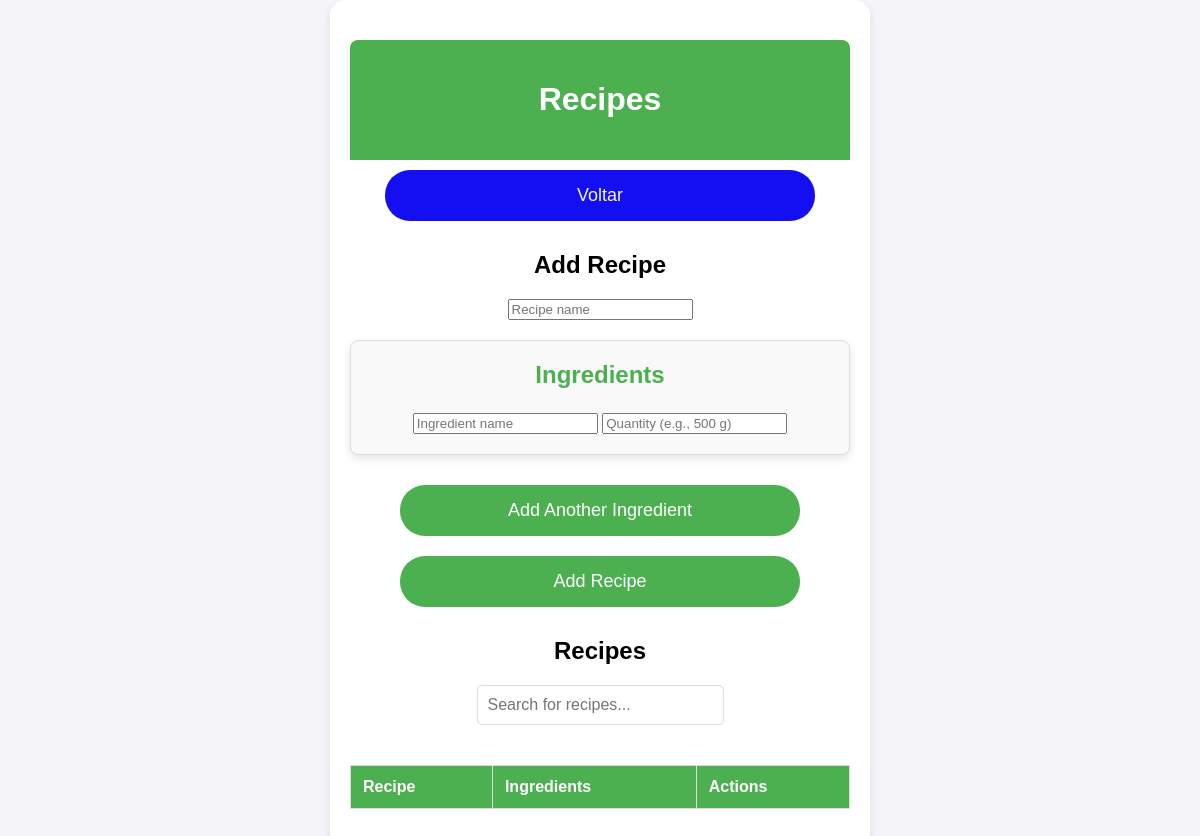
Page /recipes on the earlier database version.
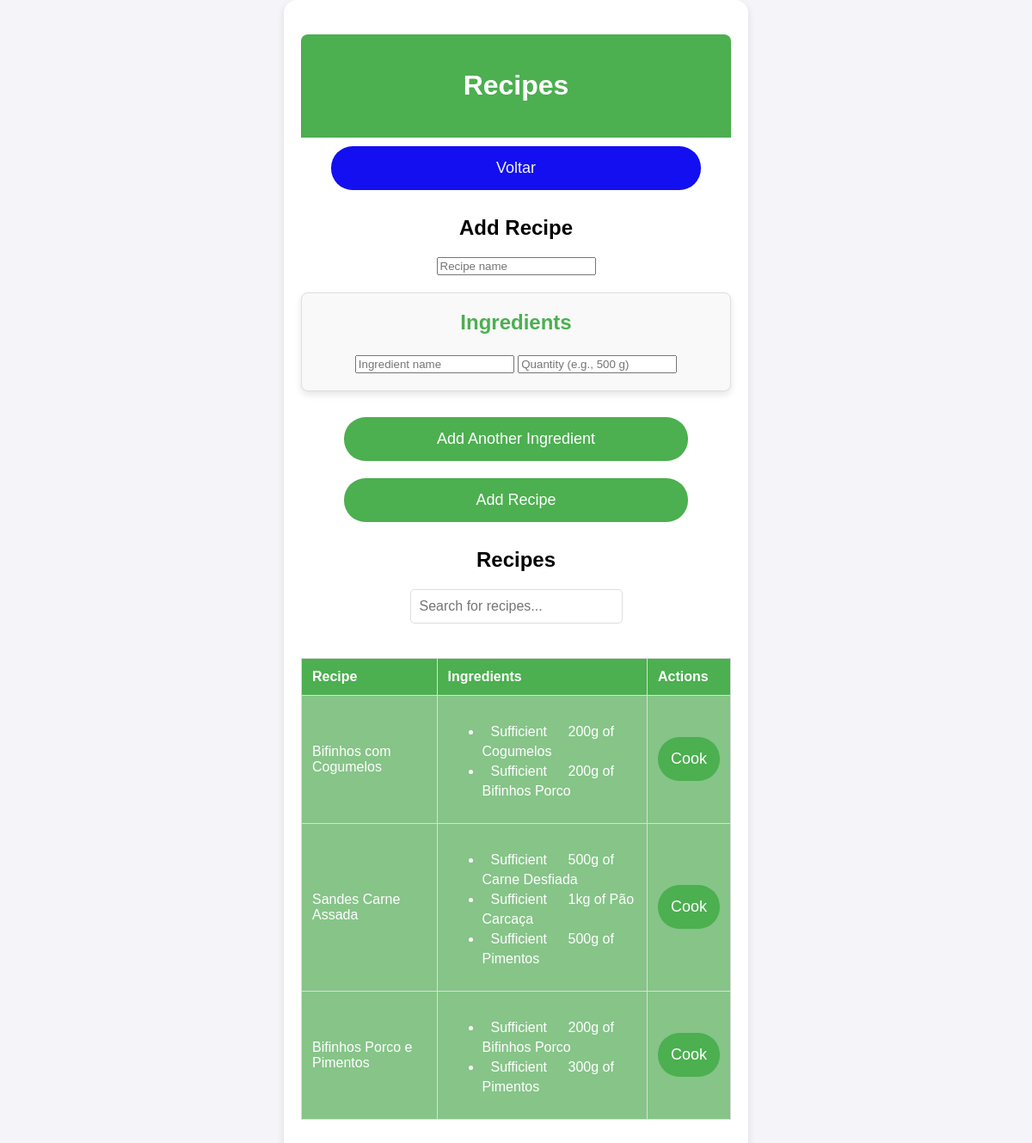
Same page on the later database version.
### app.py (models this page shows)
class Recipe(db.Model):
    id = db.Column(db.Integer, primary_key=True)
    name = db.Column(db.String(100), nullable=False)
    ingredients = db.relationship('RecipeIngredient', backref='recipe', lazy=True)

class RecipeIngredient(db.Model):
    id = db.Column(db.Integer, primary_key=True)
    recipe_id = db.Column(db.Integer, db.ForeignKey('recipe.id', name='fk_recipeingredient_recipe'), nullable=False)
    ingredient_name = db.Column(db.String(100), nullable=False)
    quantity = db.Column(db.String(50), nullable=False)

### app.py (the view)
@app.route('/recipes')
def recipes():
    recipes = Recipe.query.all()
    ingredients_in_pantry = Ingredient.query.all()
    recipe_details = []
    for recipe in recipes:
        ingredients = RecipeIngredient.query.filter_by(recipe_id=recipe.id).all()
        status = 'sufficient'
        for recipe_ingredient in ingredients:
            ingredient = Ingredient.query.filter_by(name=recipe_ingredient.ingredient_name).first()
            if not ingredient or int(normalize_quantity(ingredient.quantity).split()[0]) < int(normalize_quantity(recipe_ingredient.quantity).split()[0]):
                status = 'insufficient'
                break
        recipe_details.append({'recipe': recipe, 'ingredients': ingredients, 'status': status})
    return render_template('recipes.html', recipe_details=recipe_details, ingredients=ingredients_in_pantry, normalize_quantity=normalize_quantity)

### app.py (called while the page is built)
def normalize_quantity(quantity):
    parts = quantity.split()
    if len(parts) == 1:
        value = ''.join(filter(str.isdigit, parts[0]) + '.' if ',' in parts[0] else filter(str.isdigit, parts[0]))
        unit = ''.join(filter(str.isalpha, parts[0]))
    else:
        value, unit = parts
    value = value.replace(',', '.')
    value = float(value)
    unit = unit.strip().lower()
    if unit in ['litros', 'l', 'L']:
        value *= 1  # Convert l to L
        unit = 'L'
    if unit in ['kg', 'kilogram', 'kilograms']:
        value *= 1000  # Convert kg to g
        unit = 'g'
    return f"{int(value)} {unit}"

### templates/recipes.html (shortened to what this page needs)
<!DOCTYPE html>
<html lang="en">
<head>
    <link rel="stylesheet" href="{{ url_for('static', filename='styles/styles.css') }}">
</head>
<body>
    <div class="container">
        <header class="header">
            <h1>Recipes</h1>
        </header>
        <a href="{{ url_for('index') }}" class="button button-voltar">Voltar</a>
        <h2>Add Recipe</h2>
        <form method="POST" action="{{ url_for('add_recipe') }}">
            <input type="text" name="name" placeholder="Recipe name" required>
            <div class="ingredient-group">
                <h3>Ingredients</h3>
                <div class="ingredient-inputs">
                    <input type="text" name="ingredient_name" placeholder="Ingredient name" required>
                    <input type="text" name="quantity" placeholder="Quantity (e.g., 500 g)" required>
                </div>
            </div>
            <button type="button" id="add-ingredient-button" class="button button-dispensa">Add Another Ingredient</button>
            <button type="submit" class="button button-dispensa">Add Recipe</button>
        </form>
        <h2>Recipes</h2>
        <div class="search-bar">
            <input type="text" id="recipe-search" placeholder="Search for recipes...">
        </div>
        <div class="table-container">
            <table>
                <thead>
                    <tr>
                        <th>Recipe</th>
                        <th>Ingredients</th>
                        <th>Actions</th>
                    </tr>
                </thead>
                <tbody id="recipe-table">
                    {% for item in recipe_details %}
                    <tr class="{{ 'recipe-unavailable' if item.status == 'insufficient' else 'sufficient' }}">
                        <td>{{ item.recipe.name }}</td>
                        <td>
                            <ul>
                                {% for ingredient in item.ingredients %}
                                {% set pantry_ingredient = ingredients | selectattr('name', 'equalto', ingredient.ingredient_name) | first %}
                                {% if not pantry_ingredient %}
                                <li>
                                    <span class="ingredient-status missing-ingredient">Missing</span> {{ ingredient.quantity }} of {{ ingredient.ingredient_name }}
                                </li>
                                {% elif normalize_quantity(pantry_ingredient.quantity).split()[0] | int < normalize_quantity(ingredient.quantity).split()[0] | int %}
                                <li>
                                    <span class="ingredient-status insufficient">Insufficient</span> {{ ingredient.quantity }} of {{ ingredient.ingredient_name }}
                                </li>
                                {% else %}
                                <li>
                                    <span class="ingredient-status sufficient">Sufficient</span> {{ ingredient.quantity }} of {{ ingredient.ingredient_name }}
                                </li>
                                {% endif %}
                                {% endfor %}
                            </ul>
                        </td>
                        <td>
                            <form method="POST" action="{{ url_for('cook_recipe', recipe_id=item.recipe.id) }}">
                            <button type="submit"  class="button {{ 'button-disabled' if item.status == 'insufficient' else '' }}" style="display: flex; align-items: center; justify-content: center; width: 100%; height: 100%;" {{ 'disabled' if item.status == 'insufficient' }}>Cook</button></form>
                        </td>
                    </tr>
                    {% endfor %}
                </tbody>
            </table>
        </div>
    </div>
</body>
</html>

### static/styles/styles.css (style rules this page uses)
body { font-family: 'Arial', sans-serif; background-color: #f4f4f9; margin: 0; padding: 0; }
.container { position: relative; text-align: center; padding: 40px 20px; background-color: #fff; border-radius: 15px; box-shadow: 0 4px 10px rgba(0, 0, 0, 0.1); max-width: 500px; width: 100%; z-index: 1; margin: 0 auto; }
.button { display: inline-block; width: 80%; padding: 15px; margin: 10px 0; font-size: 18px; color: white; text-decoration: none; border-radius: 25px; transition: background-color 0.3s ease; background-color: #4CAF50; border: none; cursor: pointer; text-align: center; }
.button-dispensa { background-color: #4CAF50; }
.button-voltar { background-color: #130ff1; color: #f4f4f4; }
.header { text-align: center; padding: 20px 0; background-color: #4CAF50; color: white; border-radius: 8px 8px 0 0; }
.recipe-card, .ingredient-group { margin: 20px 0; padding: 20px; background-color: #f9f9f9; border: 1px solid #ddd; border-radius: 8px; box-shadow: 0 4px 8px rgba(0, 0, 0, 0.1); transition: transform 0.3s ease, box-shadow 0.3s ease; }
.recipe-card h3, .ingredient-group h3 { margin-top: 0; color: #4CAF50; font-size: 1.5em; }
.search-bar { margin: 20px 0; display: flex; justify-content: center; gap: 10px; }
.search-bar input[type="text"] { padding: 10px; font-size: 16px; width: 45%; border: 1px solid #ddd; border-radius: 5px; }
.table-container { overflow-x: auto; }
table { width: 100%; border-collapse: collapse; margin-top: 20px; }
table, th, td { border: 1px solid #ddd; }
th, td { padding: 12px; text-align: left; }
th { background-color: #4CAF50; color: white; }
.sufficient { background-color: #86c488; color: white; }
.ingredient-status { padding: 5px 10px; border-radius: 5px; display: inline-block; margin-right: 10px; }

Differences in the rows shown:
added Recipe: recipe.name "Bifinhos com Cogumelos"
added RecipeIngredient: quantity "200g", ingredient_name "Cogumelos", shown under "Bifinhos com Cogumelos"
added RecipeIngredient: quantity "200g", ingredient_name "Bifinhos Porco", shown under "Bifinhos com Cogumelos"
added Recipe: recipe.name "Sandes Carne Assada"
added RecipeIngredient: quantity "500g", ingredient_name "Carne Desfiada", shown under "Sandes Carne Assada"
added RecipeIngredient: quantity "1kg", ingredient_name "Pão Carcaça", shown under "Sandes Carne Assada"
added RecipeIngredient: quantity "500g", ingredient_name "Pimentos", shown under "Sandes Carne Assada"
added Recipe: recipe.name "Bifinhos Porco e Pimentos"
added RecipeIngredient: quantity "200g", ingredient_name "Bifinhos Porco", shown under "Bifinhos Porco e Pimentos"
added RecipeIngredient: quantity "300g", ingredient_name "Pimentos", shown under "Bifinhos Porco e Pimentos"
Other differences:
new list line: "Cook"
